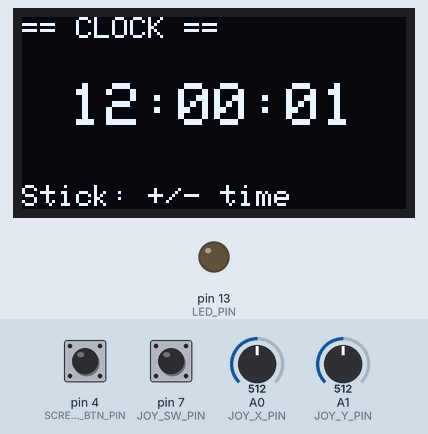
Simulated run of this sketch. Board: Arduino Uno, built with avr-gcc and run on an emulated ATmega328P. On the bench: 128×64 one-colour display, output pins drawn as LEDs (lit = HIGH). The inputs (shaded band) are chosen by the test bench; at power-on: pin 4 (SCREEN_BTN_PIN) HIGH, A0 (JOY_X_PIN) = 512, A1 (JOY_Y_PIN) = 512, pin 7 (JOY_SW_PIN) HIGH. Random numbers use the default seed unless the sketch sets one.

Above: at 1.9 s.
2.0 s: pin 4 (SCREEN_BTN_PIN) pulled LOW for 0.15 s
At 2.5 s:
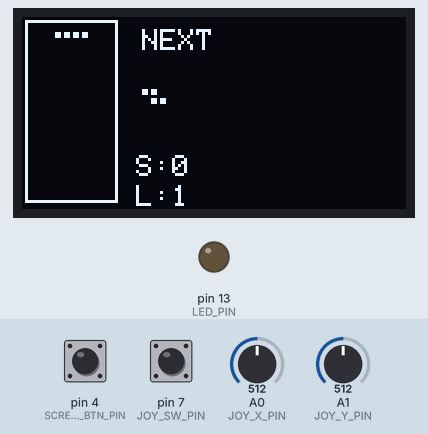
5.1 s: pin 4 (SCREEN_BTN_PIN) pulled LOW for 1 s
At 5.6 s:
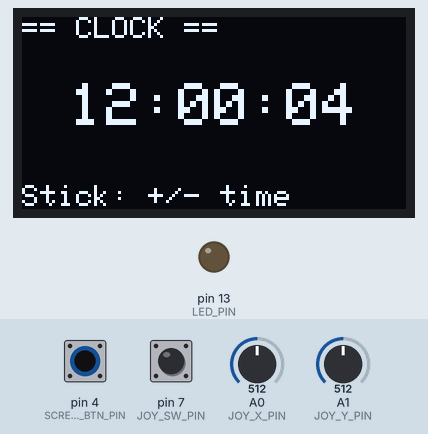
7.6 s: A0 (JOY_X_PIN) set to 716
At 7.75 s:
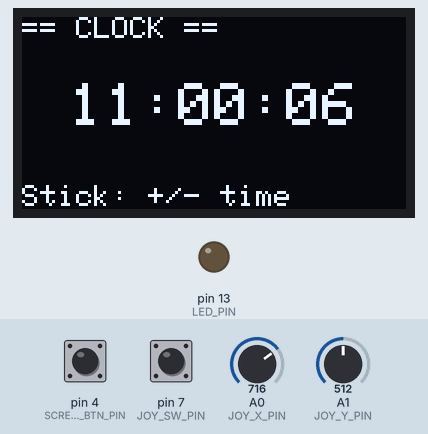
9.1 s: A1 (JOY_Y_PIN) set to 716
At 9.24 s:
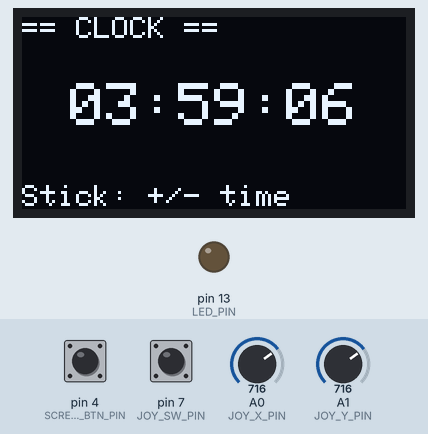
10.6 s: A0 (JOY_X_PIN) set to 511
At 10.73 s:
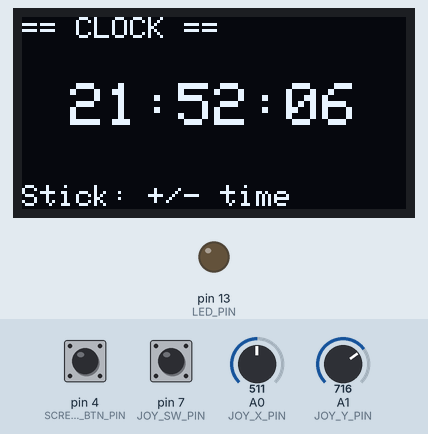
12.1 s: A1 (JOY_Y_PIN) set to 511
At 13.5 s:
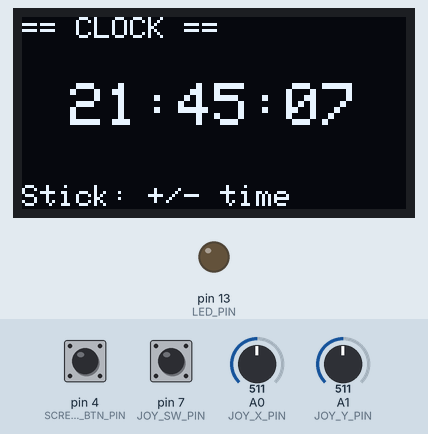
Timing chart, 0 to 15.1 s (numbered marks = the images above; inputs shaded):
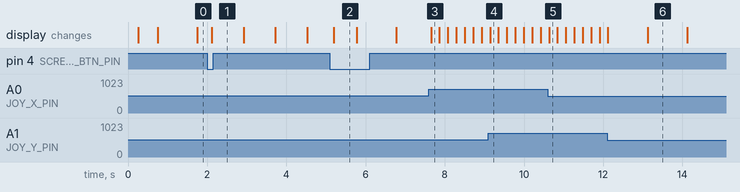

Measured:
- what the display in image 2 shows lasts 0.6 s, from 5.2 s to 5.8 s
- what the display in image 6 shows lasts 1.0 s, from 13.1 s to 14.1 s

The sketch:

tetris.ino
```cpp
#include <Wire.h>
#include <Adafruit_GFX.h>
#include <Adafruit_SSD1306.h>
#include <avr/pgmspace.h>

#define JOY_X_PIN       A0
#define JOY_Y_PIN       A1
#define JOY_SW_PIN      7
#define SCREEN_BTN_PIN  4
#define LED_PIN         13

Adafruit_SSD1306 display(128, 64, &Wire, -1);

// ==================== 화면 모드 ====================
int screenMode = 0;
int lastScreenReading = HIGH;
unsigned long screenDebounceTime = 0;

// ==================== 테트리스 ====================
const int COLS = 10;
const int ROWS = 20;
const int CELL = 3;
const int BOARD_X = 2;
const int BOARD_Y = 2;

// ★ board 비트 패킹: 각 행이 uint16_t, 하위 10비트 사용 → 40바이트
uint16_t board[ROWS];

int joyCenterX = 512, joyCenterY = 512;

// ★ PIECES를 PROGMEM으로 → RAM에서 제외
const uint16_t PIECES[7][4] PROGMEM = {
  {0x0F00, 0x2222, 0x00F0, 0x4444},  // I
  {0x6600, 0x6600, 0x6600, 0x6600},  // O
  {0x4E00, 0x4640, 0x0E40, 0x4C40},  // T
  {0x6C00, 0x4620, 0x06C0, 0x8C40},  // S
  {0xC600, 0x2640, 0x0C60, 0x4C80},  // Z
  {0x8E00, 0x6440, 0x0E20, 0x44C0},  // J
  {0x2E00, 0x4460, 0x0E80, 0xC440}   // L
};

struct Piece {
  int8_t type;
  int8_t rot;
  int8_t x;
  int8_t y;
};
Piece curPiece;
int8_t nextType;

unsigned long lastFall = 0;
unsigned long fallInterval = 800;
unsigned long lastJoyMove = 0;
unsigned long lastRepeat = 0;

bool prevLeft = false, prevRight = false;
bool prevDown = false, prevUp = false, prevBtn = false;

int score = 0;
int lines = 0;
int8_t level = 1;
bool gameOver = false;
unsigned long gameOverMs = 0;

// ==================== 시계 ====================
unsigned long clockBase = 12UL * 3600UL;
unsigned long lastResync = 0;
unsigned long lastClockAdjust = 0;

// ==================== 보드 접근 함수 (비트 패킹) ====================
inline uint8_t getCell(int r, int c) {
  return (board[r] >> c) & 1;
}

inline void setCell(int r, int c, uint8_t v) {
  if (v) board[r] |= (1 << c);
  else   board[r] &= ~(1 << c);
}

inline void clearRow(int r) { board[r] = 0; }
inline void copyRow(int dst, int src) { board[dst] = board[src]; }

// PROGMEM 접근
inline uint16_t getPieceMask(int type, int rot) {
  return pgm_read_word(&PIECES[type][rot]);
}

// ==================== 프로토타입 ====================
void calibrateJoystick();
void initGame();
void spawnPiece();
bool checkCollision(int type, int rot, int px, int py);
void lockPiece();
void clearLines();
void drawBlock(int bx, int by);
void drawBoard();
void drawCurrentPiece();
void drawNextPiece();
void drawUI();
void render();
void handleTetrisInput();
void handleScreenButton();
void adjustClock(long deltaSeconds);
void handleClockInput();
void drawClockScreen();
bool getBit(uint16_t mask, int r, int c);

// ==================== setup ====================
void setup() {
  Serial.begin(115200);
  delay(200);

  pinMode(JOY_SW_PIN, INPUT_PULLUP);
  pinMode(SCREEN_BTN_PIN, INPUT_PULLUP);
  pinMode(LED_PIN, OUTPUT);

  Wire.begin();
  Wire.setClock(100000);

  if (!display.begin(SSD1306_SWITCHCAPVCC, 0x3C)) {
    Serial.println(F("SSD1306 fail"));
    for (;;);
  }
  display.ssd1306_command(0x81);
  display.ssd1306_command(255);

  display.clearDisplay();
  display.setTextColor(SSD1306_WHITE);
  display.setTextSize(1);
  display.setCursor(0, 0);
  display.println(F("Calibrating..."));
  display.println(F("Don't touch stick"));
  display.display();

  calibrateJoystick();

  Wire.setClock(400000);

  initGame();
  lastResync = millis();
  lastFall = millis();
}

// ==================== 조이스틱 캘리브레이션 ====================
void calibrateJoystick() {
  delay(300);
  long sx = 0, sy = 0;
  for (int i = 0; i < 30; i++) {
    sx += analogRead(JOY_X_PIN);
    sy += analogRead(JOY_Y_PIN);
    delay(5);
  }
  joyCenterX = sx / 30;
  joyCenterY = sy / 30;
}

// ==================== 화면 전환 ====================
void handleScreenButton() {
  int reading = digitalRead(SCREEN_BTN_PIN);
  unsigned long now = millis();

  if (reading != lastScreenReading) screenDebounceTime = now;

  if (now - screenDebounceTime > 50) {
    static int stableState = HIGH;
    if (reading != stableState) {
      stableState = reading;
      if (stableState == LOW) {
        screenMode = (screenMode + 1) % 2;
        if (screenMode == 1) {
          lastFall = millis();
          prevLeft = prevRight = prevDown = prevUp = prevBtn = false;
        }
      }
    }
  }
  lastScreenReading = reading;
}

// ==================== 시계 조정 ====================
void adjustClock(long deltaSeconds) {
  unsigned long elapsed = (millis() - lastResync) / 1000;
  long total = (long)clockBase + (long)elapsed + deltaSeconds;
  if (total < 0) total += 86400L;
  total %= 86400L;
  clockBase = (unsigned long)total;
  lastResync = millis();
}

void handleClockInput() {
  int jx = analogRead(JOY_X_PIN) - joyCenterX;
  int jy = analogRead(JOY_Y_PIN) - joyCenterY;
  const int DEAD = 200;

  unsigned long now = millis();
  if (now - lastClockAdjust < 200) return;

  bool changed = false;
  if (jx < -DEAD) { adjustClock(3600);  changed = true; }
  if (jx >  DEAD) { adjustClock(-3600); changed = true; }
  if (jy < -DEAD) { adjustClock(60);    changed = true; }
  if (jy >  DEAD) { adjustClock(-60);   changed = true; }

  if (changed) lastClockAdjust = now;
}

// ==================== 시계 그리기 ====================
void drawClockScreen() {
  display.clearDisplay();

  unsigned long elapsed = (millis() - lastResync) / 1000;
  unsigned long total = (clockBase + elapsed) % 86400UL;
  int h = (total / 3600) % 24;
  int m = (total / 60) % 60;
  int s = total % 60;

  display.setTextSize(1);
  display.setTextColor(SSD1306_WHITE);
  display.setCursor(0, 0);
  display.print(F("== CLOCK =="));

  char buf[12];
  sprintf(buf, "%02d:%02d:%02d", h, m, s);
  display.setTextSize(2);
  display.setCursor(16, 22);
  display.print(buf);

  display.setTextSize(1);
  display.setCursor(0, 56);
  display.print(F("Stick: +/- time"));

  display.display();
}

// ==================== 테트리스 초기화 ====================
void initGame() {
  for (int r = 0; r < ROWS; r++) board[r] = 0;

  score = 0;
  lines = 0;
  level = 1;
  fallInterval = 800;
  gameOver = false;

  randomSeed(millis());
  nextType = random(0, 7);
  spawnPiece();
  lastFall = millis();
}

void spawnPiece() {
  curPiece.type = nextType;
  curPiece.rot = 0;
  curPiece.x = COLS / 2 - 2;
  curPiece.y = 0;
  nextType = random(0, 7);

  if (checkCollision(curPiece.type, curPiece.rot, curPiece.x, curPiece.y)) {
    gameOver = true;
    gameOverMs = millis();
  }
}

bool getBit(uint16_t mask, int r, int c) {
  return (mask >> (15 - (r * 4 + c))) & 1;
}

bool checkCollision(int type, int rot, int px, int py) {
  uint16_t mask = getPieceMask(type, rot);
  for (int r = 0; r < 4; r++) {
    for (int c = 0; c < 4; c++) {
      if (!getBit(mask, r, c)) continue;
      int bx = px + c;
      int by = py + r;
      if (bx < 0 || bx >= COLS) return true;
      if (by >= ROWS) return true;
      if (by < 0) continue;
      if (getCell(by, bx)) return true;
    }
  }
  return false;
}

void lockPiece() {
  uint16_t mask = getPieceMask(curPiece.type, curPiece.rot);
  for (int r = 0; r < 4; r++) {
    for (int c = 0; c < 4; c++) {
      if (!getBit(mask, r, c)) continue;
      int bx = curPiece.x + c;
      int by = curPiece.y + r;
      if (by >= 0 && by < ROWS && bx >= 0 && bx < COLS) {
        setCell(by, bx, 1);
      }
    }
  }
  clearLines();
  spawnPiece();
}

void clearLines() {
  int cleared = 0;
  for (int r = ROWS - 1; r >= 0; r--) {
    if (board[r] == 0x3FF) {   // 10비트 전부 1 = 꽉 찬 줄
      for (int rr = r; rr > 0; rr--) copyRow(rr, rr - 1);
      clearRow(0);
      r++;
      cleared++;
    }
  }

  if (cleared > 0) {
    int addScore = 0;
    switch (cleared) {
      case 1: addScore = 100; break;
      case 2: addScore = 300; break;
      case 3: addScore = 500; break;
      case 4: addScore = 800; break;
    }
    score += addScore * level;
    lines += cleared;

    int newLevel = lines / 10 + 1;
    if (newLevel > level) {
      level = newLevel;
      fallInterval = 800 - (level - 1) * 70;
      if (fallInterval < 100) fallInterval = 100;
    }
  }
}

// ==================== 테트리스 입력 ====================
void handleTetrisInput() {
  int jx = analogRead(JOY_X_PIN) - joyCenterX;
  int jy = analogRead(JOY_Y_PIN) - joyCenterY;
  const int DEAD = 80;

  bool left  = (jx < -DEAD);
  bool right = (jx >  DEAD);
  bool down  = (jy >  DEAD);
  bool up    = (jy < -DEAD);
  bool btn   = (digitalRead(JOY_SW_PIN) == LOW);

  unsigned long now = millis();

  if (left && !right) {
    if (!prevLeft) {
      if (!checkCollision(curPiece.type, curPiece.rot, curPiece.x - 1, curPiece.y))
        curPiece.x -= 1;
      lastJoyMove = now;
      lastRepeat = now;
    } else if (now - lastJoyMove > 200 && now - lastRepeat > 80) {
      lastRepeat = now;
      if (!checkCollision(curPiece.type, curPiece.rot, curPiece.x - 1, curPiece.y))
        curPiece.x -= 1;
    }
  } else if (right && !left) {
    if (!prevRight) {
      if (!checkCollision(curPiece.type, curPiece.rot, curPiece.x + 1, curPiece.y))
        curPiece.x += 1;
      lastJoyMove = now;
      lastRepeat = now;
    } else if (now - lastJoyMove > 200 && now - lastRepeat > 80) {
      lastRepeat = now;
      if (!checkCollision(curPiece.type, curPiece.rot, curPiece.x + 1, curPiece.y))
        curPiece.x += 1;
    }
  }

  if (down && now - lastFall > 50) {
    lastFall = now;
    if (!checkCollision(curPiece.type, curPiece.rot, curPiece.x, curPiece.y + 1)) {
      curPiece.y += 1;
      score += 1;
    }
  }

  if (up && !prevUp) {
    int dropped = 0;
    while (!checkCollision(curPiece.type, curPiece.rot, curPiece.x, curPiece.y + 1)) {
      curPiece.y += 1;
      dropped++;
    }
    score += dropped * 2;
    lockPiece();

    prevLeft = left; prevRight = right;
    prevDown = down; prevUp = up; prevBtn = btn;
    return;
  }

  if (btn && !prevBtn) {
    int newRot = (curPiece.rot + 1) % 4;
    if (!checkCollision(curPiece.type, newRot, curPiece.x, curPiece.y)) {
      curPiece.rot = newRot;
    } else if (!checkCollision(curPiece.type, newRot, curPiece.x - 1, curPiece.y)) {
      curPiece.x -= 1; curPiece.rot = newRot;
    } else if (!checkCollision(curPiece.type, newRot, curPiece.x + 1, curPiece.y)) {
      curPiece.x += 1; curPiece.rot = newRot;
    }
  }

  prevLeft = left; prevRight = right;
  prevDown = down; prevUp = up; prevBtn = btn;
}

// ==================== 테트리스 렌더 ====================
void drawBlock(int bx, int by) {
  int px = BOARD_X + bx * CELL;
  int py = BOARD_Y + by * CELL;
  display.fillRect(px, py, CELL - 1, CELL - 1, SSD1306_WHITE);
}

void drawBoard() {
  display.drawRect(BOARD_X - 1, BOARD_Y - 1,
                   COLS * CELL + 1, ROWS * CELL + 1, SSD1306_WHITE);

  for (int r = 0; r < ROWS; r++) {
    for (int c = 0; c < COLS; c++) {
      if (getCell(r, c)) drawBlock(c, r);
    }
  }
}

void drawCurrentPiece() {
  uint16_t mask = getPieceMask(curPiece.type, curPiece.rot);
  for (int r = 0; r < 4; r++) {
    for (int c = 0; c < 4; c++) {
      if (!getBit(mask, r, c)) continue;
      int by = curPiece.y + r;
      int bx = curPiece.x + c;
      if (by >= 0) drawBlock(bx, by);
    }
  }
}

void drawNextPiece() {
  int nx = BOARD_X + COLS * CELL + 8;
  int ny = 24;

  display.setTextSize(1);
  display.setTextColor(SSD1306_WHITE);
  display.setCursor(nx, 4);
  display.print(F("NEXT"));

  uint16_t mask = getPieceMask(nextType, 0);
  for (int r = 0; r < 4; r++) {
    for (int c = 0; c < 4; c++) {
      if (!getBit(mask, r, c)) continue;
      display.fillRect(nx + c * CELL, ny + r * CELL, CELL - 1, CELL - 1, SSD1306_WHITE);
    }
  }
}

void drawUI() {
  int nx = BOARD_X + COLS * CELL + 6;

  display.setTextSize(1);
  display.setTextColor(SSD1306_WHITE);

  display.setCursor(nx, 46);
  display.print(F("S:"));
  display.print(score);

  display.setCursor(nx, 56);
  display.print(F("L:"));
  display.print(level);
}

void render() {
  display.clearDisplay();
  drawBoard();
  if (!gameOver) drawCurrentPiece();
  drawNextPiece();
  drawUI();
  display.display();
}

// ==================== loop ====================
void loop() {
  unsigned long now = millis();
  handleScreenButton();

  if (screenMode == 0) {
    handleClockInput();
    drawClockScreen();
    return;
  }

  if (gameOver) {
    display.clearDisplay();
    display.setTextSize(2);
    display.setCursor(14, 10);
    display.println(F("GAME OVER"));
    display.setTextSize(1);
    display.setCursor(34, 36);
    display.print(F("Score: "));
    display.print(score);
    display.setCursor(20, 52);
    display.println(F("Resetting..."));
    display.display();

    if (now - gameOverMs > 3000) initGame();
    return;
  }

  handleTetrisInput();
  if (gameOver) return;

  if (now - lastFall > fallInterval) {
    lastFall = now;
    if (!checkCollision(curPiece.type, curPiece.rot, curPiece.x, curPiece.y + 1)) {
      curPiece.y += 1;
    } else {
      lockPiece();
    }
  }

  render();
}
```
